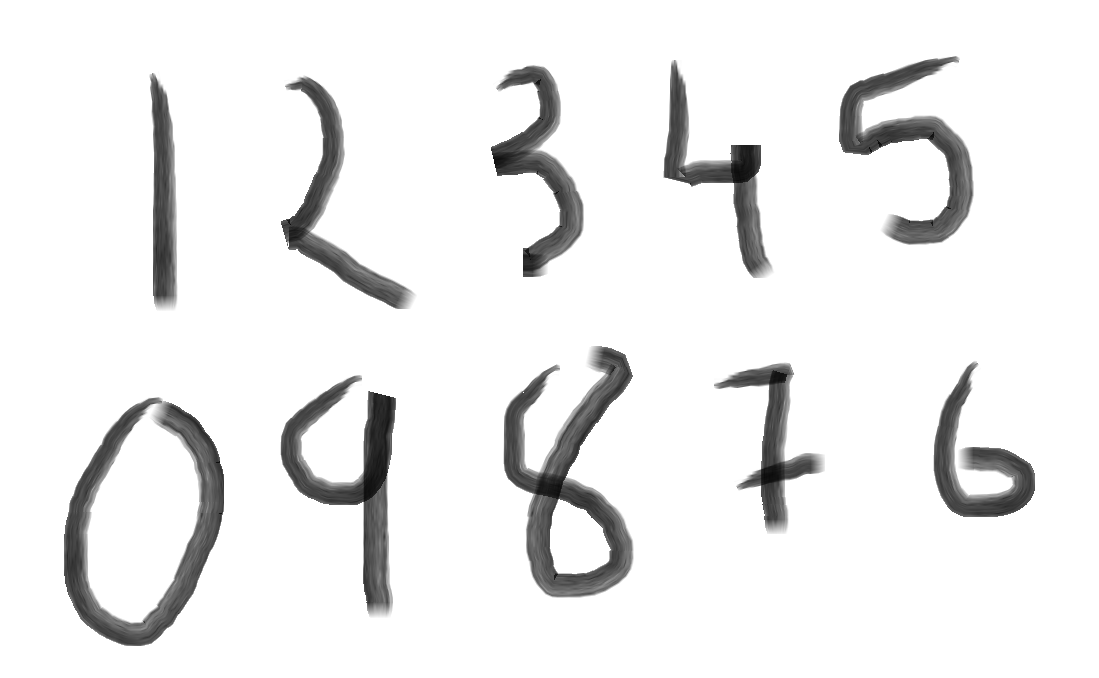
#> input picture test.png, 1099 x 678 px; its folder holds only this picture in this run
$ python -i formatting.py   (imports and definitions only)
#> lines starting #> are read from the running program, lines starting #| are printed output that depends on the picture; after the words box and inside, x2 and y2 are one past the last pixel; in counts of white or black regions, pixels touching at a corner belong together
import sys
from pathlib import Path

import cv2
import matplotlib.pyplot as plt
import numpy as np


def extract_digits(image_path: str, *, show_steps: bool = False, ada_thresh: bool = False) -> tuple:
    """Extract digits in MNIST type format from an image.

    Loads of empirical values are used in this function (e.g. for blurring and threshold),
    so it might not work for all images.

    Args:
        image_path (str): Path to image file
        show_steps (bool, optional): Show rectangles on original image and extracted digits in MNIST format.
            Defaults to False.
        ada_thresh (bool, optional): Use adaptive thresholding instead of global for finding digits on image.
            Defaults to False.

    Returns:
        tuple: Tuple containing list of digits in MNIST format, list of positions of digits and image with rectangles

    """
#> called with image_path = 'test.png', show_steps = False, ada_thresh = False
    if not Path(image_path).exists():
        sys.exit(f"Error: Image file not found: {image_path}")

    original_image = cv2.imread(image_path)
#> original_image is the input picture: shape (678, 1099, 3); min 10, max 255, mean 236.9
    if original_image is None:
        sys.exit("Error: Reading of image file")

    if len(original_image.shape) == 3:
        gray_image = cv2.cvtColor(original_image, cv2.COLOR_BGR2GRAY)
    else:
        gray_image = original_image.copy()

    blurred = cv2.GaussianBlur(gray_image, (5, 5), 0)

    if ada_thresh:
        # Get threshold from mean or weighted sum of area minus C, with area decided by blockSize
        # This will probalby be helpfull for camera implementation
        binary = cv2.adaptiveThreshold(
            blurred,
            255,
            cv2.ADAPTIVE_THRESH_GAUSSIAN_C,
            cv2.THRESH_BINARY_INV,
            blockSize=11,
            C=2,
        )
    else:
        # Set a global threshold to 127
        _, binary = cv2.threshold(blurred, 127, 255, cv2.THRESH_BINARY_INV)
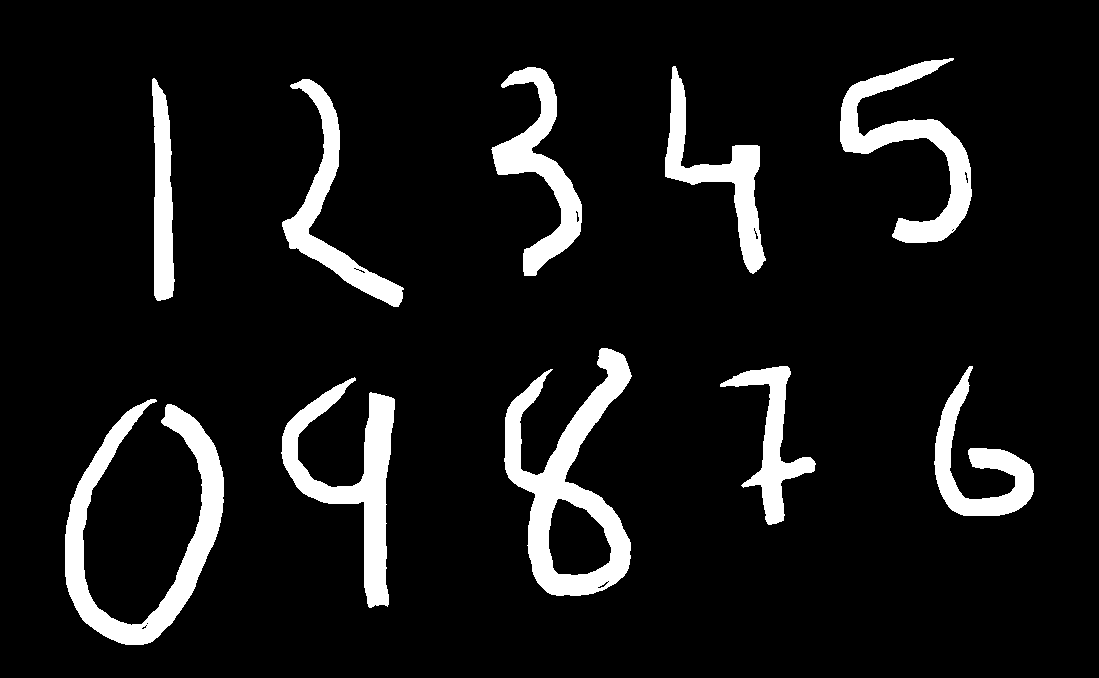
#> binary: shape (678, 1099); 9.1% white; 10 white regions

    contours, _ = cv2.findContours(binary, cv2.RETR_EXTERNAL, cv2.CHAIN_APPROX_SIMPLE)
#> contours = 10 contours; largest, box (x1, y1, x2, y2) and area: (504, 348, 632, 596) 14544, (65, 399, 224, 645) 10394, (281, 377, 395, 608) 7728, (840, 58, 972, 243) 6946, (491, 67, 582, 276) 5754

    if not contours:
        sys.exit("Error: No digits found in image")

    digits = []
    pos = []

    result_image = original_image.copy()

    for contour in contours:
        # Get bounding rectangle
        x, y, w, h = cv2.boundingRect(contour)
        rect_range = binary[y : y + h, x : x + w]

        size = max(w, h) + 10
        square_digit = np.zeros((size, size), dtype=np.uint8)

        offset_x = (size - w) // 2
        offset_y = (size - h) // 2
        square_digit[offset_y : offset_y + h, offset_x : offset_x + w] = rect_range

        # MNIST values used are 28x28 and normalized to 0-1
        resized_digit = cv2.resize(square_digit, (28, 28), interpolation=cv2.INTER_AREA)
        normalized_digit = resized_digit.astype("float32") / 255.0

        digits.append(normalized_digit)
        pos.append((x, y))

        cv2.rectangle(result_image, (x, y), (x + w, y + h), (0, 255, 0), 2)
#> this loop made 10 passes
#> (x, y, w, h, size, offset_x) on passes 1 to 10: (65, 399, 159, 246, 256, 48), (281, 377, 114, 231, 241, 63), (934, 366, 100, 150, 160, 30), (720, 366, 96, 159, 169, 36), (504, 348, 128, 248, 258, 65), (282, 79, 122, 228, 238, 58), (152, 78, 23, 223, 233, 105), (491, 67, 91, 209, 219, 64), (665, 66, 101, 208, 218, 58), (840, 58, 132, 185, 195, 31)
#> pass 1, in extract_digits, `rect_range = binary[y : y + h, x : x + w]`:
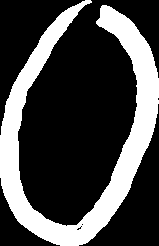
#> rect_range: shape (246, 159); 27.9% white; 1 white region, box (x1, y1, x2, y2) and area: (0, 0, 159, 246) 10909
#> pass 1, in extract_digits, `resized_digit = cv2.resize(square_digit, (28, 28), interpolation=cv2.I..`:
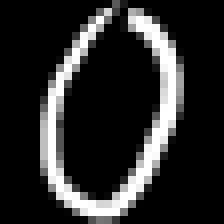
#> resized_digit: shape (28, 28) (shown 8 times larger); min 0, max 255, mean 42.5
#> pass 2, in extract_digits, `rect_range = binary[y : y + h, x : x + w]`:
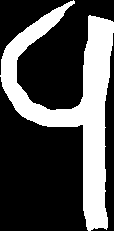
#> rect_range: shape (231, 114); 30.9% white; 1 white region, box (x1, y1, x2, y2) and area: (0, 0, 114, 231) 8128
#> after the loop:
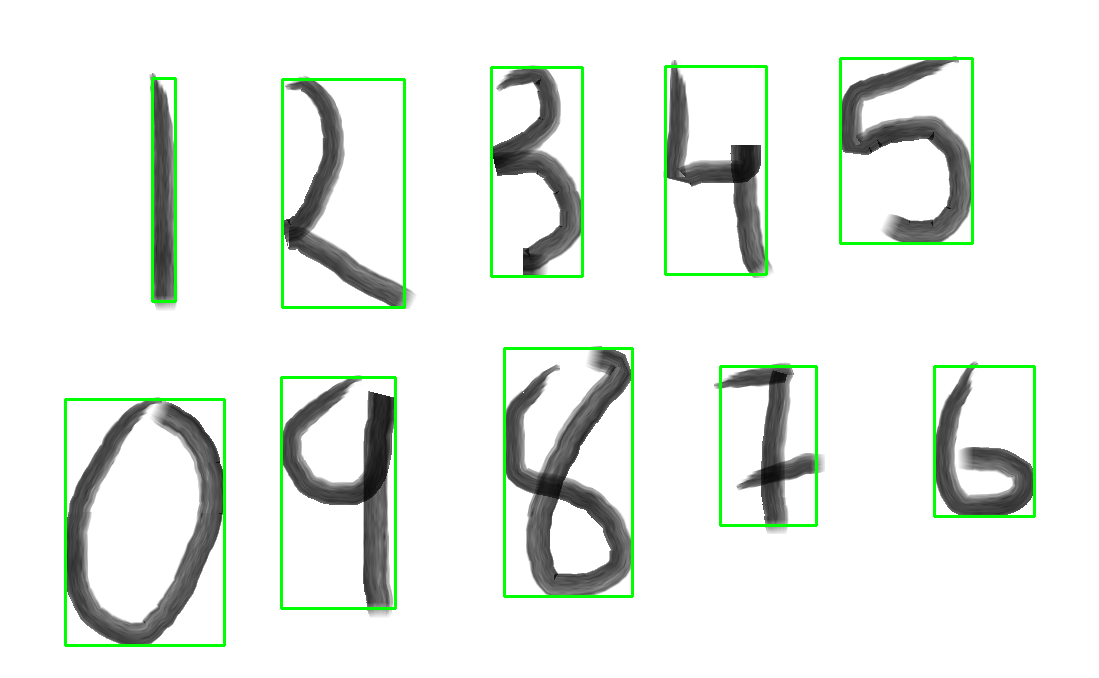
#> result_image: shape (678, 1099, 3); 2.53% of pixels changed, all inside (x1, y1, x2, y2) = (64, 57, 1036, 647)
#> after the loop:
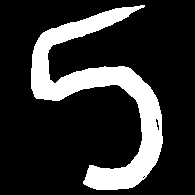
#> square_digit: shape (195, 195); 19.2% white; 1 white region, box (x1, y1, x2, y2) and area: (31, 5, 163, 190) 7316
#> after the loop, digits = 10 items; pos = [(65, 399), (281, 377), (934, 366), (720, 366), (504, 348), (282, 79), (152, 78), (491, 67), (665, 66), (840, 58)]

    if show_steps:
        # Plot original image with contours and example of first digit found transformed to MNIST format
        fig, ax = plt.subplots(1, 2, figsize=(12, 6))
        fig.suptitle("Detected digits and MNIST format example")
        ax[0].imshow(cv2.cvtColor(result_image, cv2.COLOR_BGR2RGB))
        ax[0].axis("off")

        ax[1].imshow(digits[0], cmap="gray")
        ax[1].axis("off")

        plt.show()

    if show_steps:
        # Plot all found digits in MNIST format
        fig, ax = plt.subplots(1, len(digits), figsize=(12, 6))
        fig.suptitle("All extracted Digits")
        for i, digit in enumerate(digits):
            ax[i].imshow(digit, cmap="gray")
            ax[i].axis("off")

        plt.show()

    return digits, pos, result_image

>>> result = extract_digits('test.png')
